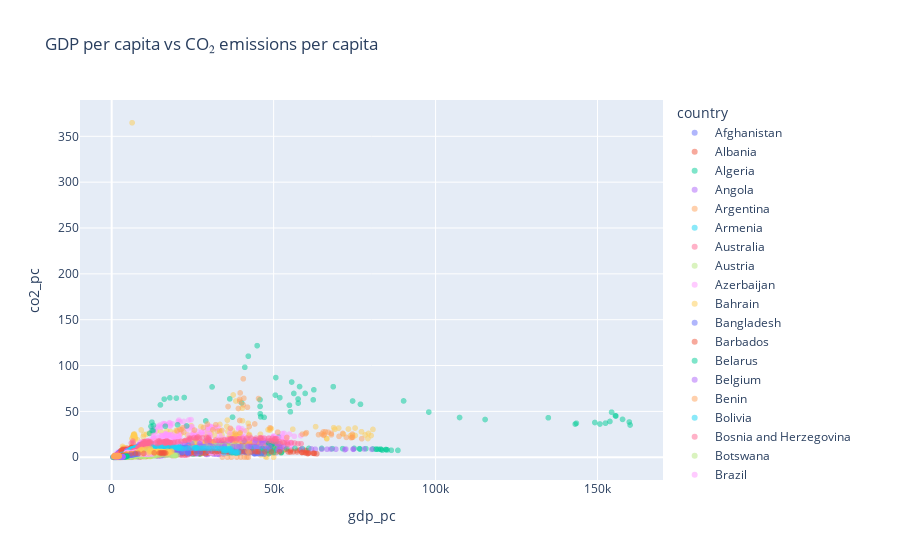

The notebook cell saved with this chart:
### Code cell
fig = px.scatter(
    merged,
    x="gdp_pc",
    y="co2_pc",
    color="country",
    opacity=0.5,
    title="GDP per capita vs CO₂ emissions per capita"
)



fig.show()
